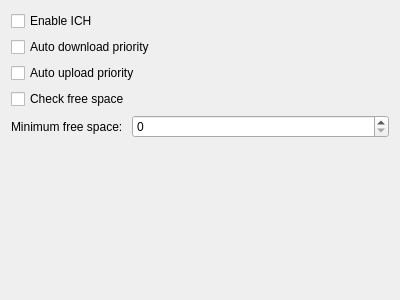
<?xml version="1.0" encoding="UTF-8"?>
<ui version="4.0">
 <class>FilePage</class>
 <widget class="PreferenceWidget" name="FilePage">
  <property name="geometry">
   <rect>
    <x>0</x>
    <y>0</y>
    <width>400</width>
    <height>300</height>
   </rect>
  </property>
  <layout class="QVBoxLayout" name="verticalLayout">
   <item>
    <widget class="QCheckBox" name="m_enableICH">
     <property name="text">
      <string>Enable ICH</string>
     </property>
    </widget>
   </item>
   <item>
    <widget class="QCheckBox" name="m_autoDownloadPriority">
     <property name="text">
      <string>Auto download priority</string>
     </property>
    </widget>
   </item>
   <item>
    <widget class="QCheckBox" name="m_autoUploadPriority">
     <property name="text">
      <string>Auto upload priority</string>
     </property>
    </widget>
   </item>
   <item>
    <widget class="QCheckBox" name="m_checkFreeSpace">
     <property name="text">
      <string>Check free space</string>
     </property>
    </widget>
   </item>
   <item>
    <layout class="QFormLayout" name="formLayout">
     <item row="0" column="0">
      <widget class="QLabel" name="label">
       <property name="text">
        <string>Minimum free space: </string>
       </property>
      </widget>
     </item>
     <item row="0" column="1">
      <widget class="QSpinBox" name="m_mimFreeSpace">
       <property name="maximum">
        <number>9999999</number>
       </property>
      </widget>
     </item>
    </layout>
   </item>
   <item>
    <spacer name="verticalSpacer">
     <property name="orientation">
      <enum>Qt::Vertical</enum>
     </property>
     <property name="sizeHint" stdset="0">
      <size>
       <width>20</width>
       <height>40</height>
      </size>
     </property>
    </spacer>
   </item>
  </layout>
 </widget>
 <customwidgets>
  <customwidget>
   <class>PreferenceWidget</class>
   <extends>QWidget</extends>
   <header>preferencewidget.h</header>
   <container>1</container>
  </customwidget>
 </customwidgets>
 <resources/>
 <connections/>
</ui>
